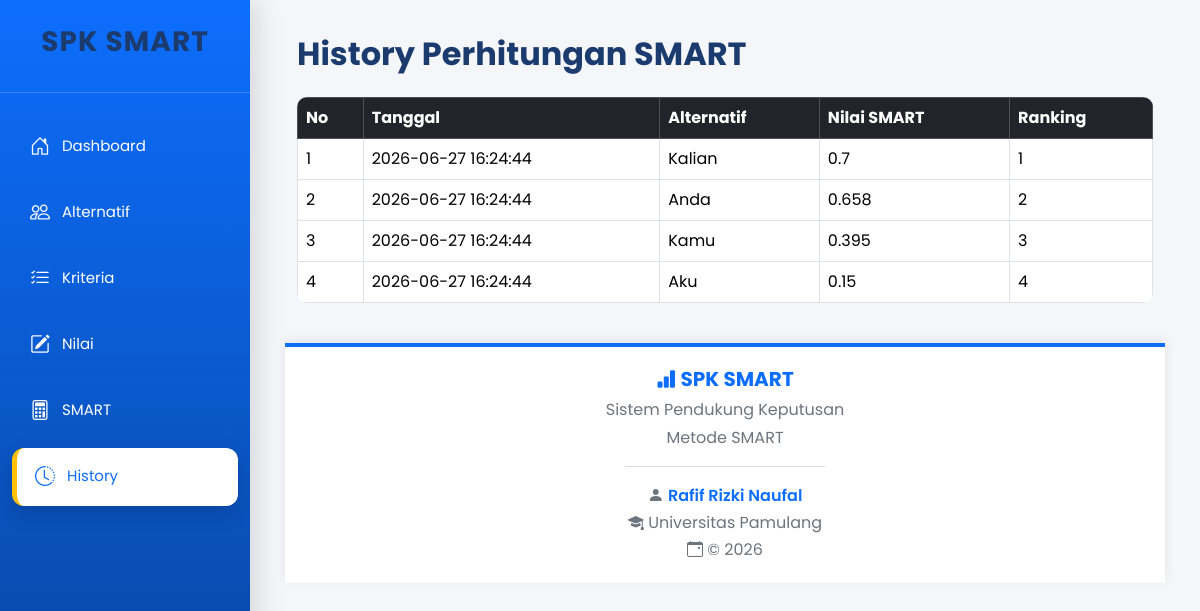
Page /history/index.php on the committed database.
### tables this page shows
CREATE TABLE `history` (
  `id_history` int(11) NOT NULL,
  `tanggal` timestamp NOT NULL DEFAULT current_timestamp(),
  `nama_alternatif` varchar(100) DEFAULT NULL,
  `nilai_smart` double DEFAULT NULL,
  `ranking` int(11) DEFAULT NULL
);

### history/index.php (the view)
<?php
include "../config/koneksi.php";
include "../templates/header.php";
include "../templates/sidebar.php";
?>
<div class="container-fluid">
<h2 class="mb-4">History Perhitungan SMART</h2>
<table class="table table-bordered table-hover">
<thead class="table-dark">
<tr>
    <th>No</th>
    <th>Tanggal</th>
    <th>Alternatif</th>
    <th>Nilai SMART</th>
    <th>Ranking</th>
</tr>
</thead>
<tbody>
<?php
$no=1;
$data=mysqli_query($conn,"
SELECT *
FROM history
ORDER BY tanggal DESC, ranking ASC
");
while($d=mysqli_fetch_assoc($data)){
?>
<tr>
<td><?= $no++; ?></td>
<td><?= $d['tanggal']; ?></td>
<td><?= $d['nama_alternatif']; ?></td>
<td><?= round($d['nilai_smart'],3); ?></td>
<td><?= $d['ranking']; ?></td>
</tr>
<?php } ?>
</tbody>
</table>
</div>
<?php
include "../templates/footer.php";
?>

### assets/css/style.css (style rules this page uses)
* { margin:0; padding:0; box-sizing:border-box; font-family:'Poppins',sans-serif; }
body { background:#f4f7fc; }
h1,h2,h3,h4 { color:#1b3b6f; font-weight:700; }
.table { background:#fff; border-radius:15px; overflow:hidden; margin-bottom:0; }
.table thead { color:#fff; }
.table td { vertical-align:middle; }
.table tbody tr { transition:.25s; }
.card, .table, .btn { animation:fadeUp .5s ease; }

### templates/header.php (style rules this page uses)
body { font-family:'Poppins',sans-serif; background:#f4f6f9; }
.table { border-radius:10px; overflow:hidden; }
.table thead { font-weight:600; }

### rows in the picture
history: tanggal "2026-06-27 16:24:44", nama_alternatif "Kalian", nilai_smart "0.7", ranking "1"
history: tanggal "2026-06-27 16:24:44", nama_alternatif "Anda", nilai_smart "0.658", ranking "2"
history: tanggal "2026-06-27 16:24:44", nama_alternatif "Kamu", nilai_smart "0.395", ranking "3"
history: tanggal "2026-06-27 16:24:44", nama_alternatif "Aku", nilai_smart "0.15", ranking "4"
